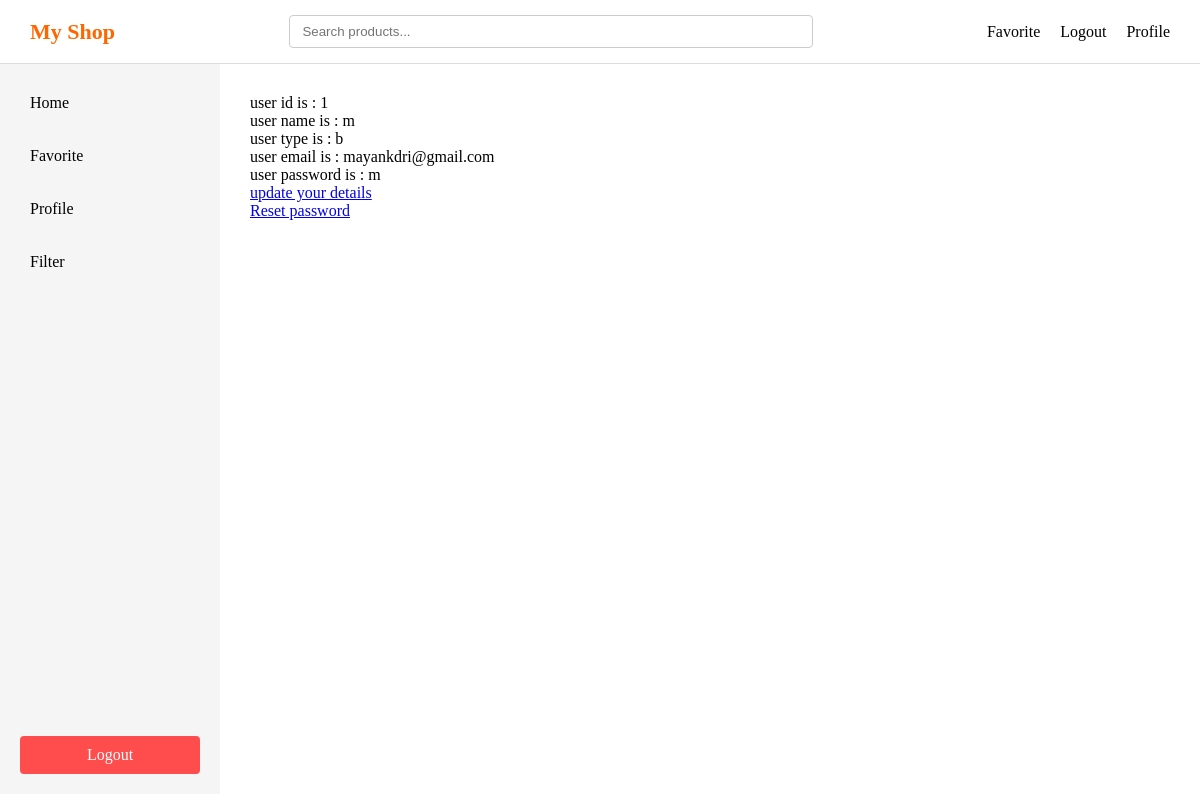
The app's page /profile (signed in), older data.
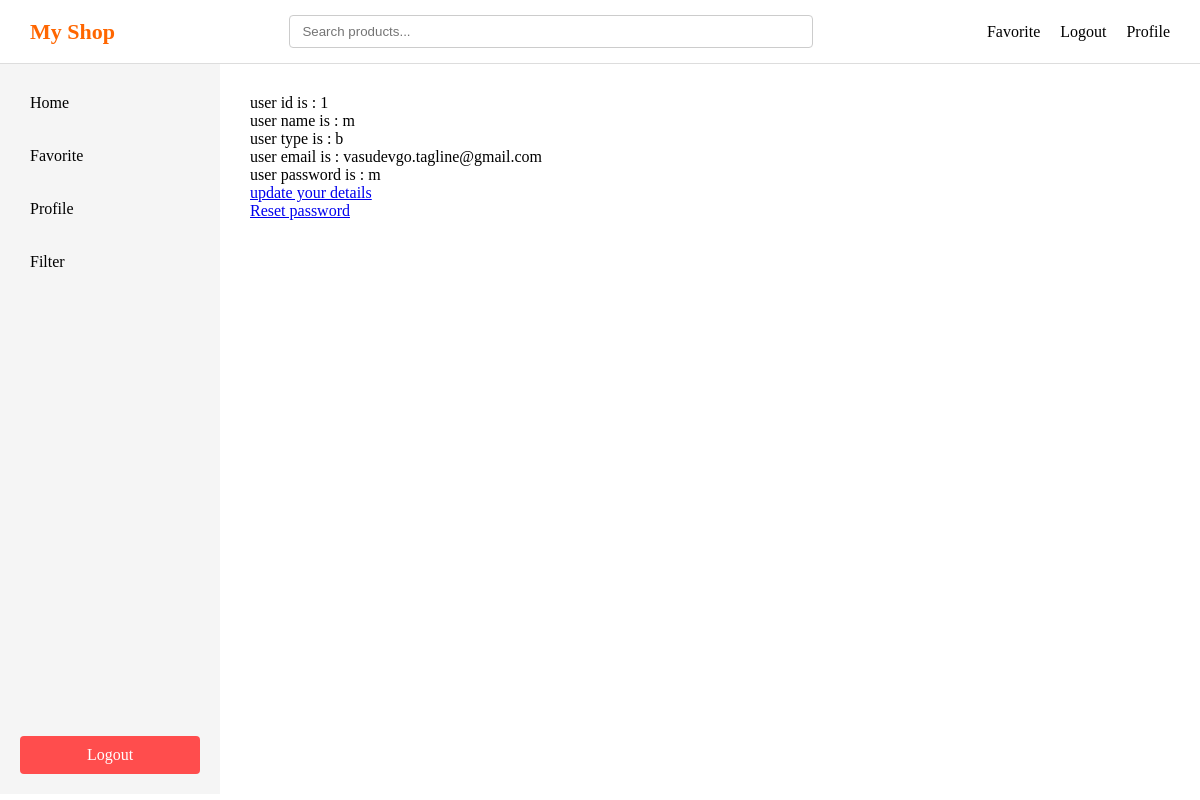
The same page, newer data.
### main.py (models this page shows)
class User(db.Model):
    id = db.Column(db.Integer, primary_key = True)
    user_type = db.Column(db.String(20))
    username= db.Column(db.String(100), unique = True)
    email = db.Column(db.String(100))
    password = db.Column(db.String(100))
    __table_args__ = (
        db.UniqueConstraint('email', name='uq_user_email'),
    )

### main.py (the view)
@app.route('/profile')
def profile():
    if 'user' not in session:
        return redirect(url_for('login'))
    username = session.get('user')
    user = User.query.filter_by(username= username).first()
    return render_template('profile.html' , user = user)

### templates/profile.html (shortened to what this page needs)
<!DOCTYPE html>
<html lang="en">
<head>
    <link rel="stylesheet" href="{{ url_for('static', filename='style.css') }}">
</head>
<body>
    <div class="header">
        <div class="logo">My Shop</div>
        <div class="searchbar">
            <input type="text" placeholder="Search products..." />
        </div>
        <div class="right">
            <div class="favorite"><a href="/favorite">Favorite</a></div>
            <div class="logout"><a href="/logout">Logout</a></div>
            <div class="profile"><a href="/profile">Profile</a></div>
        </div>
    </div>
    <div class="layout">
        <div class="sidebar">
            <div class="top">
                <div class="home" id="sidebar-home">Home</div>
                <div class="favorite" id="sidebar-favorite">Favorite</div>
                <div class="profile" id="sidebar-profile">Profile</div>
                <div class="filter">Filter</div>
            </div>
            <div class="logout" id="sidebar-logout">Logout</div>
        </div>
        <div class="main">
            {% if user %}
            <p>user id is : {{ user.id }}</p>
            <p>user name is : {{ user.username }}</p>
            <p>user type is : {{ user.user_type }}</p>
            <p>user email is : {{ user.email }}</p>
            <p>user password is : {{ user.password }}</p>
            {% endif %}
            <div>
                <a href="/updateuser">update your details</a>
            </div>
            <div>
                <a href="/resetpassword">Reset password</a>
            </div>
        </div>
    </div>
</body>
</html>

Row changes from the older to the newer data that the page shows:
changed User id 1: email "mayankdri@gmail.com" → "vasudevgo.tagline@gmail.com"
